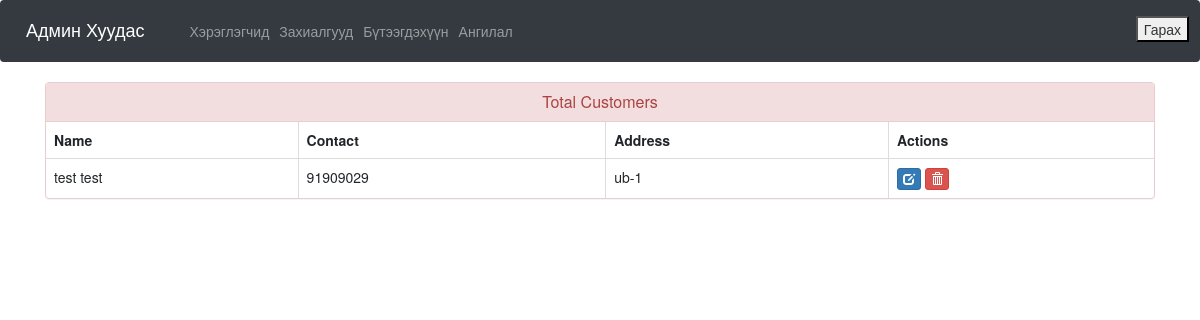
/view-customer (signed in), run on the app's committed database.
### ecom/models.py (models this page shows, shortened)
class Customer(models.Model):
    user=models.OneToOneField(User, on_delete=models.DO_NOTHING)
    profile_pic= models.ImageField(upload_to='profile_pic/CustomerProfilePic/',null=True,blank=True)
    address = models.CharField(max_length=40)
    mobile = models.CharField(max_length=20,null=False)
    @property
    def get_name(self):
        return self.user.first_name+" "+self.user.last_name

### ecom/views.py (the view)
# urls.py: path('view-customer', views.view_customer_view,name='view-customer'),
@login_required(login_url='adminlogin')
def view_customer_view(request):
    customers=models.Customer.objects.all()
    return render(request,'ecom/customer/view_customer.html',{'customers':customers})

### templates/ecom/customer/view_customer.html (shortened to what this page needs)
{% extends 'ecom/admin/admin_base.html' %}
{% load static %}
{% block content %}
<head>
  <link href="//netdna.bootstrapcdn.com/bootstrap/3.0.0/css/bootstrap.min.css" rel="stylesheet" id="bootstrap-css">
</head>
<div class="container">
  <div class="panel panel-danger">
    <div class="panel-heading">
      <h6 class="panel-title">Total Customers</h6>
    </div>
    <table class="table table-hover table-bordered" id="dev-table">
      <thead>
        <tr>
          <th>Name</th>
          <th>Contact</th>
          <th>Address</th>
          <th>Actions</th>
        </tr>
      </thead>
      {% for c in customers %}
      <tr>
        <td> {{c.get_name}}</td>
        <td>{{c.mobile}}</td>
        <td>{{c.address}}</td>
        <td><a class="btn btn-primary btn-xs" href="{% url 'update-customer' c.id  %}"><span class="glyphicon glyphicon-edit"></span></a>
        <a class="btn btn-danger btn-xs" href="{% url 'delete-customer' c.id  %}"><span class="glyphicon glyphicon-trash"></span></a></td>
      </tr>
      {% endfor %}
    </table>
  </div>
</div>
{% endblock content %}

### templates/ecom/customer/view_customer.html (style rules this page uses)
a:link { text-decoration: none; }
h6 { text-align: center; }

### data on the page
Customer: get_name "test test", mobile "91909029", address "ub-1"
